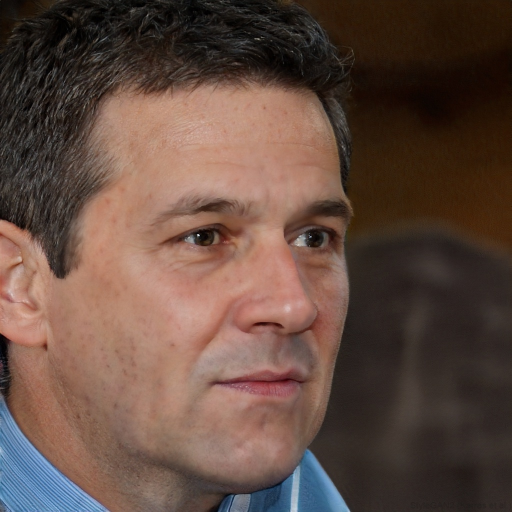
#> input picture assets/test_smoothed.jpg, 1024 x 1024 px (shown at 1/2 size)
$ python -i tone_adjuster.py   (imports and definitions only)
#> lines starting #> are read from the running program, lines starting #| are printed output that depends on the picture
"""
core/tone_adjuster.py
=====================
精密な色彩管理に基づくトーン調整モジュール。

設計原則:
  1. 輝度と色情報を分離: LAB / HSV 色空間を活用
  2. float32 パイプライン: 全演算を float32 で実行し、最後にのみ uint8 へ変換
  3. クリッピング防止: ソフトクリップ関数で色飽和を防ぐ
  4. 色濁り防止: 明るさは L、彩度は S、色温度は b* 軸を操作
"""

from __future__ import annotations

import cv2
import numpy as np
from core.types import ImageRGB


# ============================================================
# ユーティリティ: ソフトクリップ & 色空間変換
# ============================================================

# [33 lines left out: function _soft_clip, not called in this run]


def _rgb_to_lab(image: ImageRGB) -> np.ndarray:
    """RGB → LAB (float32)。OpenCV は BGR 入力を要求する。"""
    bgr = cv2.cvtColor(image, cv2.COLOR_RGB2BGR)
#> bgr is the input picture: shape (1024, 1024, 3); mean B, G, R 64.9, 75.1, 98.3
    return cv2.cvtColor(bgr, cv2.COLOR_BGR2LAB).astype(np.float32)
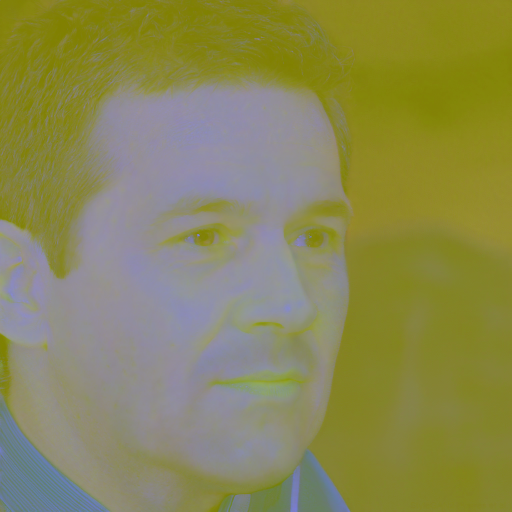
#> returned value: shape (1024, 1024, 3) float32 (shown at 1/2 size); mean of channels 0, 1, 2 84.6, 136, 137.2; drawn as B, G, R


def _lab_to_rgb(lab: np.ndarray) -> ImageRGB:
    """LAB (float32) → RGB (uint8)。"""
    lab_u8 = np.clip(lab, 0, 255).astype(np.uint8)
    bgr = cv2.cvtColor(lab_u8, cv2.COLOR_LAB2BGR)
    return cv2.cvtColor(bgr, cv2.COLOR_BGR2RGB)


# [12 lines left out: functions _rgb_to_hsv, _hsv_to_rgb, not called in this run]


# ============================================================
# 1. CLAHE (適応的ヒストグラム均等化)
# ============================================================

def apply_clahe(
    image: ImageRGB,
    strength: float = 0.5,
) -> ImageRGB:
    """LAB の L チャンネルに CLAHE を適用。

    局所コントラストを改善し、平坦な画像に奥行きを与える。
    clipLimit と tileGridSize をスライダー強度に連動。

    技術仕様:
        - clipLimit:    1.0 + strength × 3.0  → [1.0, 4.0]
        - tileGridSize: (8, 8) 固定 (標準的なポートレートに最適)
        - LAB の L チャンネルのみ操作 → 色情報 (a*, b*) は不変
        - 最終ブレンド: α = strength × 0.8 (最大 80% で過剰補正を防止)

    Args:
        image: 入力画像 (RGB, uint8)
        strength: 0.0(無効) → 1.0(最大)

    Returns:
        CLAHE 適用済み画像
    """
    if strength <= 0.0:
        return image.copy()

    s = min(max(strength, 0.0), 1.0)

    # パラメータ計算
    clip_limit = 1.0 + s * 3.0  # [1.0, 4.0]

    # LAB 変換 → L チャンネル抽出
    lab = _rgb_to_lab(image)
    l_channel = lab[:, :, 0].astype(np.uint8)
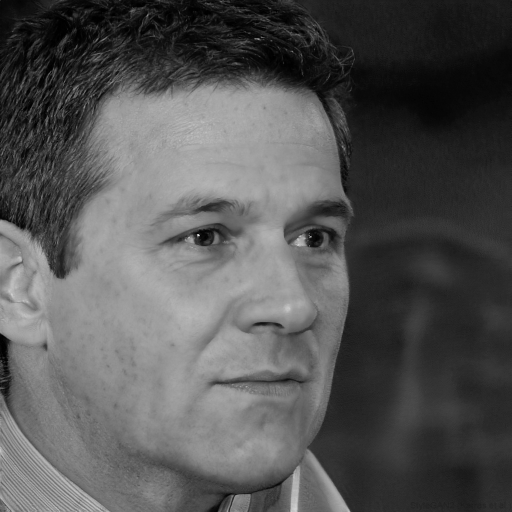
#> l_channel: shape (1024, 1024) (shown at 1/2 size); min 0, max 255, mean 84.6

    # CLAHE 適用
    clahe = cv2.createCLAHE(clipLimit=clip_limit, tileGridSize=(8, 8))
    l_enhanced = clahe.apply(l_channel)
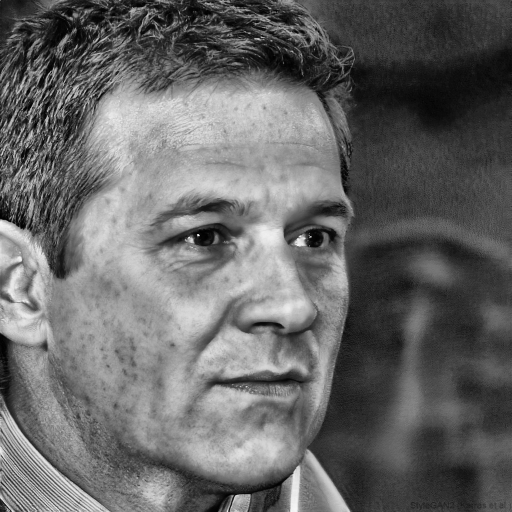
#> l_enhanced: shape (1024, 1024) (shown at 1/2 size); min 0, max 255, mean 102.7

    # L チャンネルを差し替え
    lab_enhanced = lab.copy()
    lab_enhanced[:, :, 0] = l_enhanced.astype(np.float32)
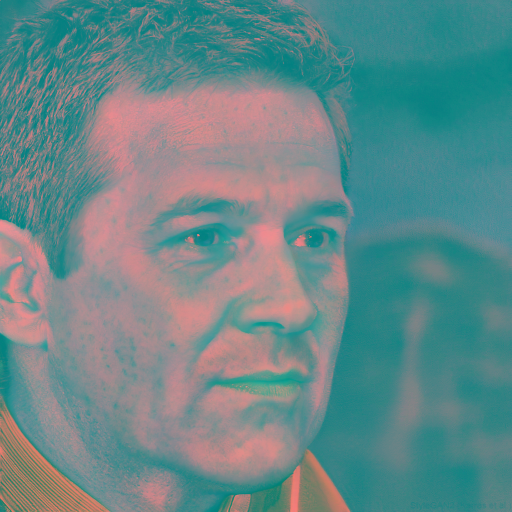
#> lab_enhanced: shape (1024, 1024, 3) float32 (shown at 1/2 size); mean R, G, B 102.7, 136, 137.2

    result_rgb = _lab_to_rgb(lab_enhanced)
#> in _lab_to_rgb, `bgr = cv2.cvtColor(lab_u8, cv2.COLOR_LAB2BGR)`:
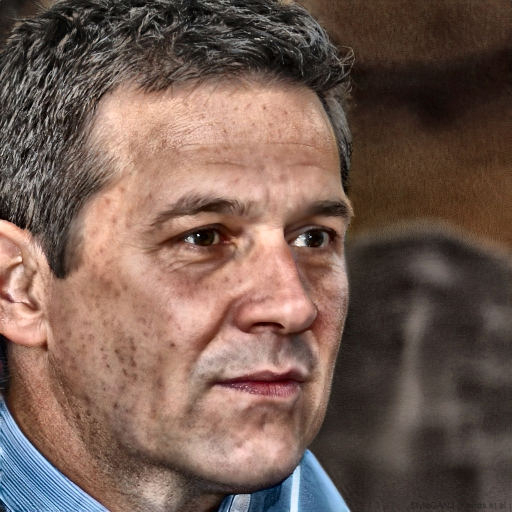
#> bgr: shape (1024, 1024, 3) (shown at 1/2 size); mean B, G, R 82, 92.1, 115.9

    # 元画像とブレンド（過補正防止）
    alpha = s * 0.8
    blended = cv2.addWeighted(image, 1.0 - alpha, result_rgb, alpha, 0)
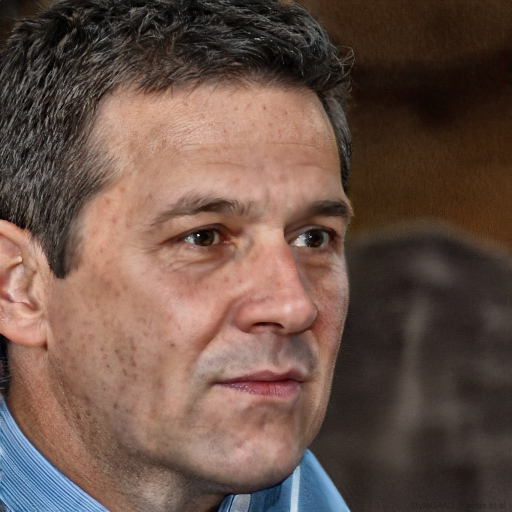
#> blended: shape (1024, 1024, 3) (shown at 1/2 size); mean R, G, B 105.4, 81.9, 71.8
    return blended


# ============================================================
# 2. 明るさ調整 (LAB L チャンネル)
# ============================================================

# [281 lines left out: functions adjust_brightness, adjust_contrast, adjust_saturation, adjust_white_balance, adjust_warmth, auto_adjust_exposure, not called in this run]

>>> import cv2
>>> picture = cv2.cvtColor(cv2.imread('../assets/test_smoothed.jpg'), cv2.COLOR_BGR2RGB)
>>> result = apply_clahe(picture)
